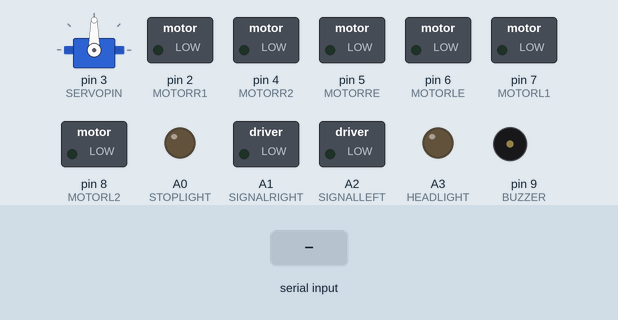
Recording of a sketch running on a simulated Arduino Uno, built with avr-gcc and run on an emulated ATmega328P. Parts: servo, switched loads named in the sketch (green lamp = pin HIGH), output pins drawn as LEDs (lit = HIGH), buzzer (waves = sounding). Dashed ring = blinking. Inputs (shaded band) come from the test bench.

Above: at 1.2 s.
1.3 s: "E" received over Serial
At 1.8 s:
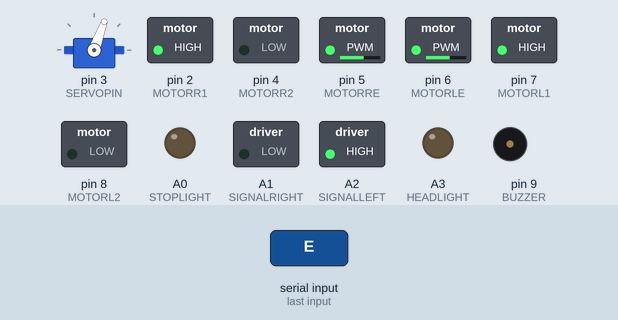
4.3 s: byte 78 ('N') received over Serial
At 6.0 s:
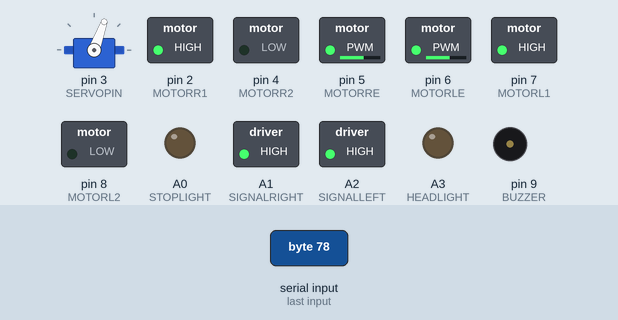
7.3 s: byte 88 ('X') received over Serial
At 7.6 s:
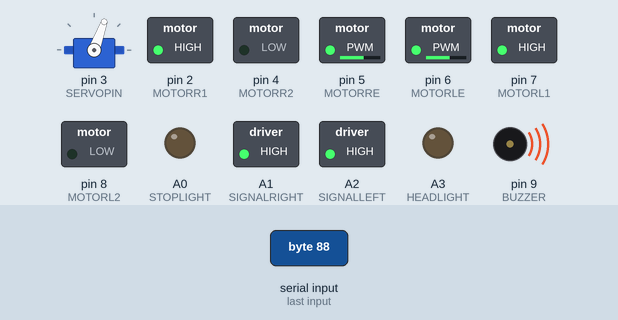
10.3 s: "Q" received over Serial
At 11.8 s:
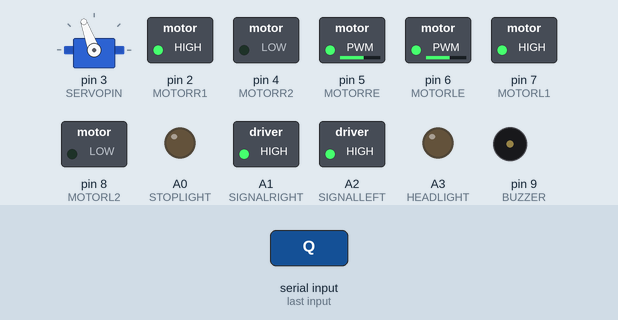
13.3 s: "B" received over Serial
At 14.1 s:
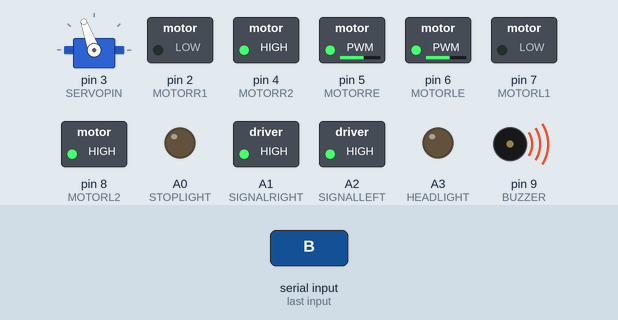
16.3 s: "F" received over Serial
At 17.6 s:
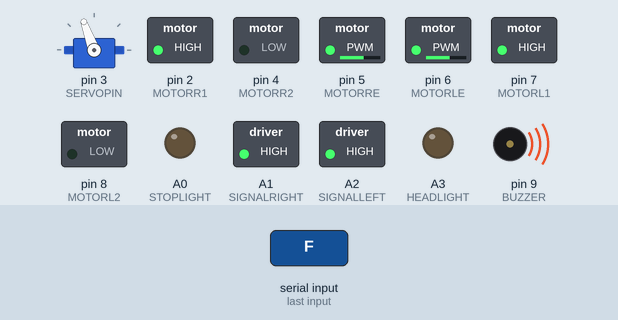
Timing chart, 0 to 20.3 s (numbered marks = the images above; inputs shaded):
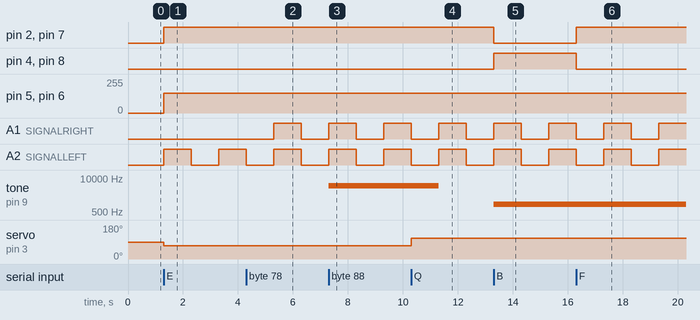

Measured:
- after the input at 1.3 s, pin 2 (MOTORR1), pin 7 (MOTORL1): LOW → HIGH at once; pin 5 (MOTORRE), pin 6 (MOTORLE): 0/255 → 150/255 at once; A2 (SIGNALLEFT): LOW → HIGH at once, → LOW 1.0 s later, → HIGH 1.0 s later; servo on pin 3 (SERVOPIN): 90° → 70° at once
- after the input at 4.3 s, A1 (SIGNALRIGHT): LOW → HIGH after 1.0 s, → LOW 1.0 s later
- after the input at 7.3 s, tone on pin 9 (BUZZER): silent → 5000 Hz at once
- after the input at 10.3 s, tone on pin 9 (BUZZER): 5000 Hz → silent after 1.0 s; servo on pin 3 (SERVOPIN): 70° → 110° at once
- after the input at 13.3 s, pin 2 (MOTORR1), pin 7 (MOTORL1): HIGH → LOW at once; pin 4 (MOTORR2), pin 8 (MOTORL2): LOW → HIGH at once; tone on pin 9 (BUZZER): silent → 1000 Hz at once
- after the input at 16.3 s, pin 2 (MOTORR1), pin 7 (MOTORL1): LOW → HIGH at once; pin 4 (MOTORR2), pin 8 (MOTORL2): HIGH → LOW at once

The sketch:

ArduinoTruck.ino
```cpp
#include <Servo.h>

// Motor Parametreleri
#define MOTORR1 2
#define MOTORR2 4
#define MOTORRE 5
#define MOTORL1 7
#define MOTORL2 8
#define MOTORLE 6
unsigned char MotorSpeed = 150;

//Servo direksiyon parametreleri
#define SERVOPIN 3
Servo direksiyonServo;

//Çeşitli parametreler
char receivedChar;
#define BUZZER 9
#define STOPLIGHT A0
#define SIGNALRIGHT A1
#define SIGNALLEFT A2
#define HEADLIGHT A3
#define TRIGGER 12
#define ECHO 11

//-----------Zamanlayıcı Parametreleri-------------
unsigned long currentMillis = 0;

//Duruş lambaları
unsigned long stopLightPreviousMillis = 0;
const unsigned long STOP_LIGHT_DURATION = 3000;

//Sinyal ve dörtlüler
bool signalState = false;
bool fourWaySignalActive = false;
unsigned long signalLightPreviousMillis = 0;
const unsigned long SIGNAL_LIGHT_INTERVAL = 1000;

//Geri uyarı sesi
bool isBackwards = false;
unsigned long buzzerPreviousMillis = 0;
const unsigned long BACKWARDS_SOUND_INTERVAL = 1000;

//Korna parametreleri
bool hornActive = false;
unsigned long hornStartMillis = 0;
const unsigned long HORN_DURATION = 1000;

/*
TODO:
1 ✔ Durunca kırmızı 3sn yanacak
2 ✔ Dönüşlerde oto sinyal
3 ✔ Tuş atamasıyla 4lüler
4 ✔ geri giderken BUZZER belirli arallıklarla çalar
5 ✔ BUZZER korna olarak da kullanılabilir
6 geri giderken çok yaklaşırsak BUZZER kullanarak uyarı verir
7 ✔ ileri sol, ileri sağ, geri sol, geri sağ, aynı anda gidebilme
*/

void setup()
{
  pinMode(MOTORL1, OUTPUT);
  pinMode(MOTORL2, OUTPUT);
  pinMode(MOTORLE, OUTPUT);
  pinMode(MOTORR1, OUTPUT);
  pinMode(MOTORR2, OUTPUT);
  pinMode(MOTORRE, OUTPUT);

  pinMode(BUZZER, OUTPUT);
  pinMode(STOPLIGHT, OUTPUT);
  pinMode(SIGNALRIGHT, OUTPUT);
  pinMode(SIGNALLEFT, OUTPUT);
  pinMode(HEADLIGHT, OUTPUT);
  pinMode(TRIGGER, OUTPUT);
  pinMode(ECHO, INPUT);

  direksiyonServo.attach(SERVOPIN);
  direksiyonServo.write(90);

  Serial.begin(9600);
}

void loop()
{
  currentMillis = millis();

  // Eğer stop ışığı yanıyorsa ve saniye geçmişse söndür
  if (digitalRead(STOPLIGHT) == HIGH && currentMillis - stopLightPreviousMillis >= STOP_LIGHT_DURATION)
  {
    digitalWrite(STOPLIGHT, LOW);
  }
  //Korna aktifse ve zamanı dolduysa kapanır
  if (hornActive && currentMillis - hornStartMillis >= HORN_DURATION)
  {
    noTone(BUZZER); // BUZZER'ı durdur
    hornActive = false; // Korna durumu kapalı
  }

  handleTurnSignals(); // Direksiyon pozisyonuna göre sinyal ışıklarını yönlendir

  // ------ Bluethood komutları-------
  if (Serial.available() > 0)
  {
    receivedChar = Serial.read();
  }
  switch(receivedChar)
  {
    case 'F': forward();        break;
    case 'E': forwardRight();   break;
    case 'Q': forwardLeft();    break;
    case 'R': right();          break;
    case 'L': left();           break;
    case 'B': backwards();      break;
    case 'C': backwardsRight(); break;
    case 'Z': backwardsLeft();  break;
    case 'S': stop();           break;
    case 'M': digitalWrite(HEADLIGHT, HIGH); break;
    case 'm': digitalWrite(HEADLIGHT, LOW);  break;
    case 'N': activateFourWaySignal(true);   break;
    case 'n': activateFourWaySignal(false);  break;
    case 'X': horn(); break;
    case 'Y':         break;
    default:          break;
  }
  //--------------------------------------

  // Eğer geri gidiyorsak, BUZZER'ı belirli aralıklarla çalıştır/durdur
  if (isBackwards)
  {
    handleBuzzer();
  }
  // Dörtlü sinyaller aktifse sinyal ışıklarını yönet
  if (fourWaySignalActive)
  {
    handleFourWaySignals();
  }
}

void handleBuzzer()
{
  if (currentMillis - buzzerPreviousMillis >= BACKWARDS_SOUND_INTERVAL)
  {
    buzzerPreviousMillis = currentMillis;

    if (digitalRead(BUZZER) == LOW)
    {
      tone(BUZZER, 1000);
    }
    else
    {
      noTone(BUZZER);
    }
  }
}

void handleTurnSignals()
{
  if (fourWaySignalActive)
  {
    return; // Eğer dörtlü sinyal aktifse diğer sinyaller çalışmasın
  }

  if (direksiyonServo.read() < 85) // Eğer direksiyon 85 derecenin altında ise sol sinyal
  {
    if (currentMillis - signalLightPreviousMillis >= SIGNAL_LIGHT_INTERVAL)
    {
      signalLightPreviousMillis = currentMillis;
      signalState = !signalState; // Sinyal ışığının durumunu değiştir
      digitalWrite(SIGNALLEFT, signalState);
    }
  }
  else if (direksiyonServo.read() > 95) // Eğer direksiyon 95 derecenin üstünde ise sağ sinyal
  {
    if (currentMillis - signalLightPreviousMillis >= SIGNAL_LIGHT_INTERVAL)
    {
      signalLightPreviousMillis = currentMillis;
      signalState = !signalState; // Sinyal ışığının durumunu değiştir
      digitalWrite(SIGNALRIGHT, signalState);
    }
  }
  else
  {
    digitalWrite(SIGNALLEFT, LOW);
    digitalWrite(SIGNALRIGHT, LOW);
  }
}

void handleFourWaySignals()
{
  if (currentMillis - signalLightPreviousMillis >= SIGNAL_LIGHT_INTERVAL)
  {
    signalLightPreviousMillis = currentMillis;
    signalState = !signalState; // Sinyal ışığının durumunu değiştir
    digitalWrite(SIGNALLEFT, signalState);
    digitalWrite(SIGNALRIGHT, signalState);
  }
}

void activateFourWaySignal(bool activate)
{
  fourWaySignalActive = activate;

  if (!activate)
  {
    // Dörtlü sinyal kapatılırsa her iki sinyal ışığını da kapat
    digitalWrite(SIGNALLEFT, LOW);
    digitalWrite(SIGNALRIGHT, LOW);
  }
}

void horn()
{
  tone(BUZZER, 5000);
  hornStartMillis = millis();
  hornActive = true;
}

#pragma region Hareket fonksiyonları
void forward()
{
  isBackwards = false;
  digitalWrite(MOTORR1, HIGH);       // Sağ motorun ileri hareketi aktif
  digitalWrite(MOTORR2, LOW);        // Sağ motorun geri hareketi pasif
  analogWrite(MOTORRE, MotorSpeed);  // Sağ motorun hızı
  digitalWrite(MOTORL1, HIGH);       // Sol motorun ileri hareketi aktif
  digitalWrite(MOTORL2, LOW);        // Sol motorun geri hareketi pasif
  analogWrite(MOTORLE, MotorSpeed);  // Sol motorun hızı
}
void right()
{
  direksiyonServo.write(70);  //Servonun dönüş hızını belirler
}
void left()
{
  direksiyonServo.write(110);
}
void forwardRight()
{
  forward();
  right();
}
void forwardLeft()
{
  forward();
  left();
}
void backwards()
{
  digitalWrite(MOTORR1, LOW);
  digitalWrite(MOTORR2, HIGH);
  analogWrite(MOTORRE, MotorSpeed);
  digitalWrite(MOTORL1, LOW);
  digitalWrite(MOTORL2, HIGH);
  analogWrite(MOTORLE, MotorSpeed);
  isBackwards = true;
}
void backwardsRight()
{
  backwards();
  right();
}
void backwardsLeft()
{
  backwards();
  left();
}
void stop()
{
  direksiyonServo.write(90); //360 servo ise aktif et yoksa sonsuza kadar döner
  digitalWrite(MOTORR1, LOW);
  digitalWrite(MOTORR2, LOW);
  analogWrite(MOTORRE, 0);
  digitalWrite(MOTORL1, LOW);
  digitalWrite(MOTORL2, LOW);
  analogWrite(MOTORLE, 0);
  // Stop ışığını yak ve zamanlayıcıyı başlat
  digitalWrite(STOPLIGHT, HIGH);
  stopLightPreviousMillis = millis();
  isBackwards = false;
}
#pragma endregion
```
